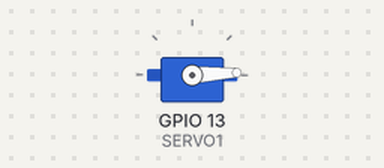
This sketch was run on a simulated ESP32. On the bench: servo.

Above: at 0.05 s.
At 1.3 s:
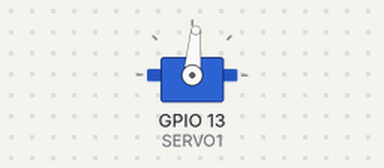
At 2.6 s:
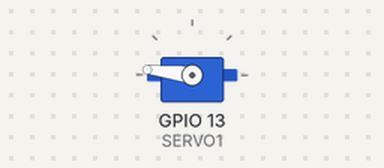
At 5.2 s:
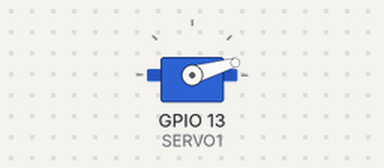
Timing chart, 0 to 7.1 s (numbered marks = the images above):
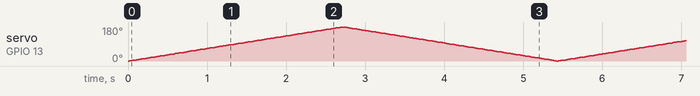

The sketch:

servo.ino
```cpp
#include <ESP32Servo.h>
#define SERVO1 13
Servo myservo;  // create a servo object
void setup() {
  myservo.attach(SERVO1);  // attaches servo object on pin 23
}
void loop() {
  for (int degree = 0; degree <= 180; degree+=1) {
    myservo.write(degree);  // tell servo to rotate to degree
    delay(15);  // waits 15ms for the servo to reach the position
  }
  for (int degree = 180; degree >= 0; degree -= 1) {
    myservo.write(degree); delay(15);
  }
}
```
